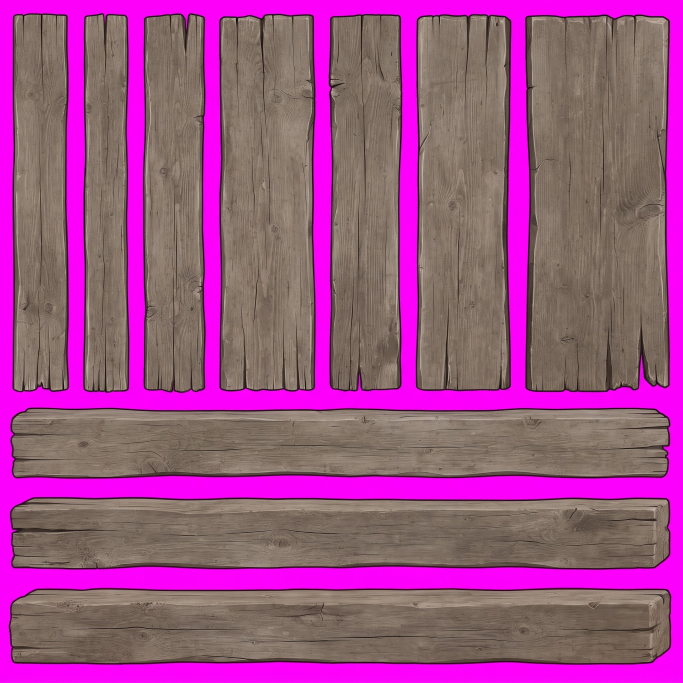
#> input picture assets/build/plank_kit/source/sheet_1_outlined.jpg, 2048 x 2048 px (shown at 1/3 size)
$ python key_magenta.py card ../assets/build/plank_kit/source/sheet_1_outlined.jpg out.png
#> lines starting #> are read from the running program, lines starting #| are printed output that depends on the picture; after the words box and inside, x2 and y2 are one past the last pixel; in counts of white or black regions, pixels touching at a corner belong together
#!/usr/bin/env python3
"""Chroma-key magenta-backed plant photos into game-ready alpha textures.

  card   a frond / branch: rotated so the stem runs left->right (base at u=0),
         fitted into a WxH card.  The stem's v (from the top) is printed.
           key_magenta.py card SRC DST --base X,Y --tip X,Y [--size 1024x512]
  clump  an upright plant: cropped, scaled to fit and stood on the bottom edge
         with its root centred, for billboards.
           key_magenta.py clump SRC DST [--size 1024x1024] [--main-only]
  --edge N  de-pink a rim N texels wide along the silhouette (default 2, 0 = off)

All outputs are despilled and have their RGB bled into the transparent area so
mipmaps don't pick up a halo.
"""
import argparse
import json

import numpy as np
from PIL import Image
from scipy import ndimage as ndi


def key(path, edge=2, main_only=False):
    """-> float RGBA array (0..1) with magenta removed.

    `edge`: width in texels of a rim along the silhouette where red and blue are capped
    relative to green.  A green/yellow leaf mixed with a little magenta turns tan-pink
    rather than magenta, which despill cannot see; this removes that rim.  Only for
    green plants: it would also green a brown twig, so the fir branch uses --edge 0."""
#> called with edge = 2, main_only = False
    img = np.asarray(Image.open(path).convert("RGB")).astype(np.float32) / 255.0
    r, g, b = img[..., 0], img[..., 1], img[..., 2]
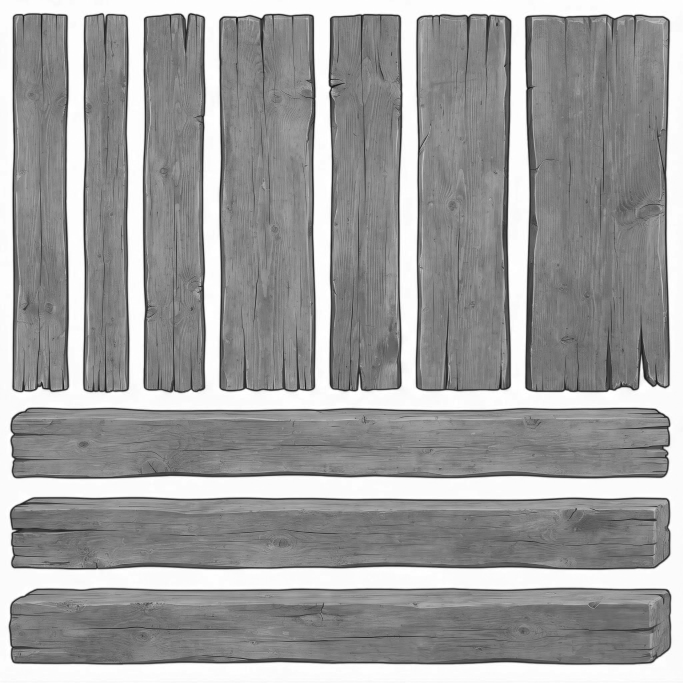
#> r: shape (2048, 2048) float32 (shown at 1/3 size); min 0.0275, max 1, mean 0.612
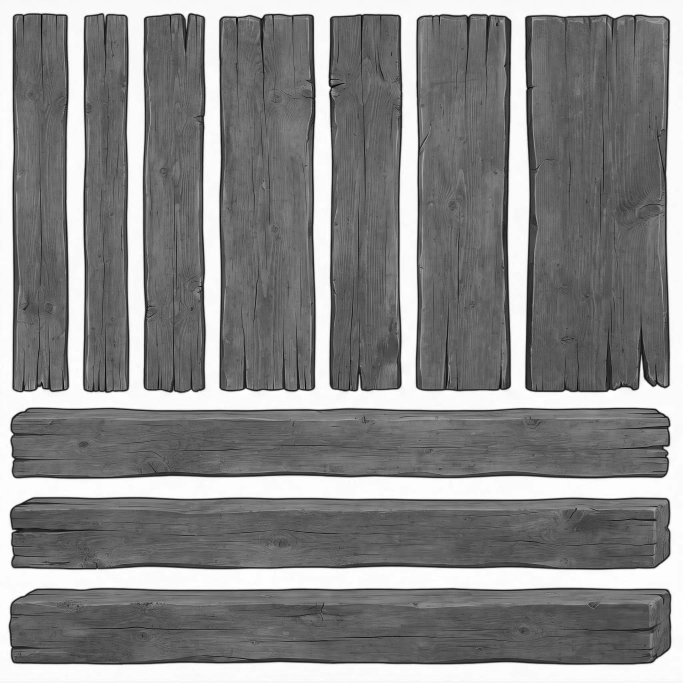
#> b: shape (2048, 2048) float32 (shown at 1/3 size); min 0, max 1, mean 0.529
    m = np.minimum(r, b) - g                 # magenta-ness: R and B both above G
    lo, hi = 0.10, 0.45
    t = np.clip((m - lo) / (hi - lo), 0, 1)
    alpha = 1.0 - t * t * (3 - 2 * t)
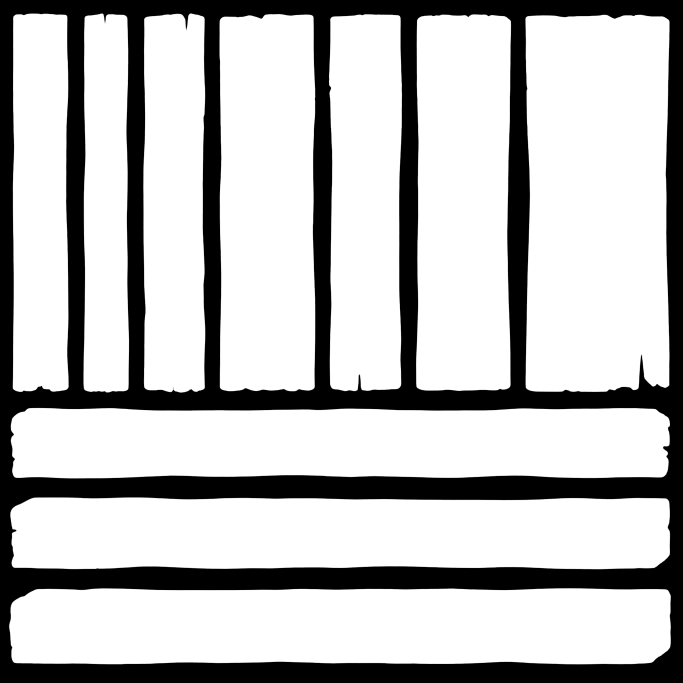
#> alpha: shape (2048, 2048) float32 (shown at 1/3 size); min 0, max 1, mean 0.74

    # drop isolated specks, keep the plant (+ close neighbours)
    solid = alpha > 0.5
#> solid: shape (2048, 2048) bool; 74.1% white; 1 black region, box (x1, y1, x2, y2) and area: (0, 0, 2048, 2048) 1087246
    lab, n = ndi.label(ndi.binary_dilation(solid, iterations=3))
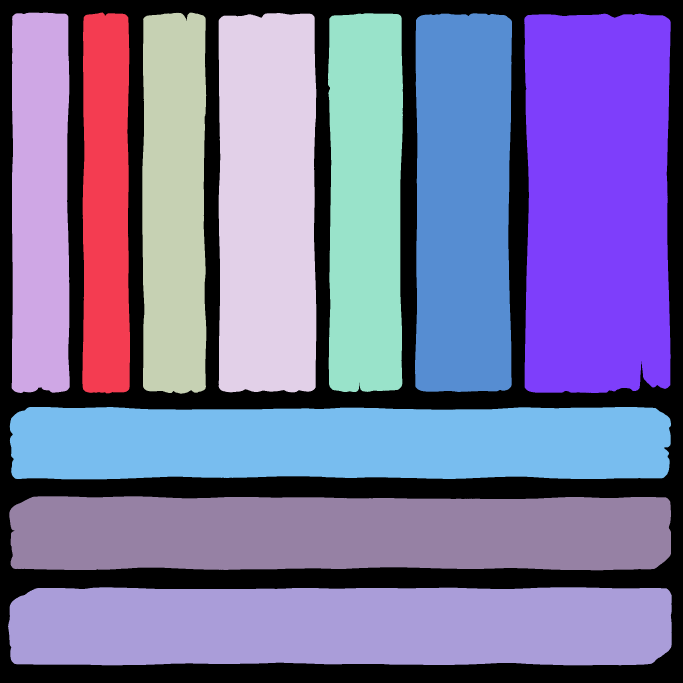
#> lab: shape (2048, 2048) int32 (shown at 1/3 size); 11 distinct labels, from 0 to 10; one colour per label, 0 black
#> n = 10
    if n > 1:
        sizes = ndi.sum(solid, lab, range(1, n + 1))
#> sizes = [146865, 183381, 202083, 316445, 234827, 309654, 471245, 397664, 408210, 436684]
        # main_only: nothing but the one plant (photos with stray leaves or smudges
        # elsewhere on the backdrop)
        keep = [int(np.argmax(sizes))] if main_only else np.flatnonzero(sizes > 0.002 * sizes.max())
#> keep = [0, 1, 2, 3, 4, 5, 6, 7, 8, 9]
        alpha = alpha * np.isin(lab, 1 + np.asarray(keep))

    # despill: remove the magenta component left on semi-transparent edges
    spill = np.clip(np.minimum(r, b) - g, 0, None)
    rgb = img.copy()
    rgb[..., 0] -= spill
    rgb[..., 2] -= spill
    if edge:
        rim = ~ndi.binary_erosion(alpha > 0.6, iterations=edge)
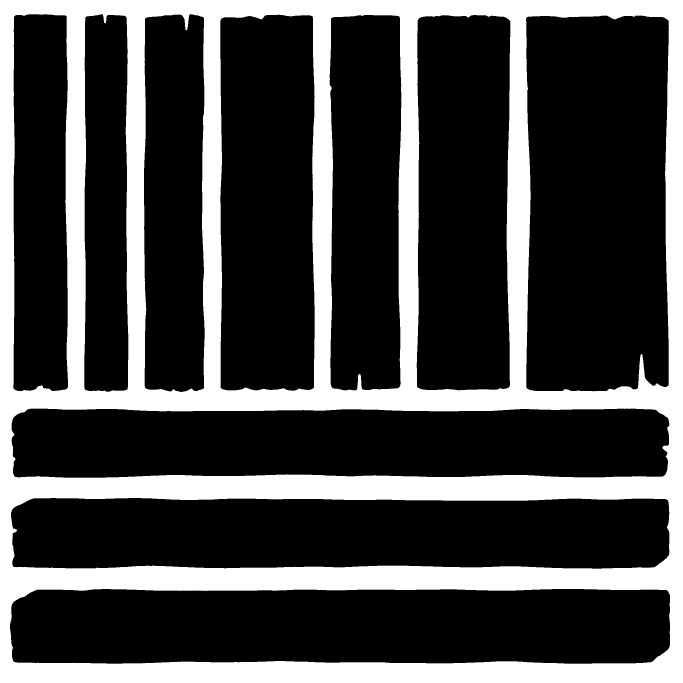
#> rim: shape (2048, 2048) bool (shown at 1/3 size); 27.6% white; 1 white region, box (x1, y1, x2, y2) and area: (0, 0, 2048, 2048) 1155778
        # plus anything inside that is outright pink (magenta showing through small gaps);
        # browns and straw have low blue and are left alone
        rim |= (rgb[..., 0] > rgb[..., 1]) & (rgb[..., 2] > 0.7 * rgb[..., 1])
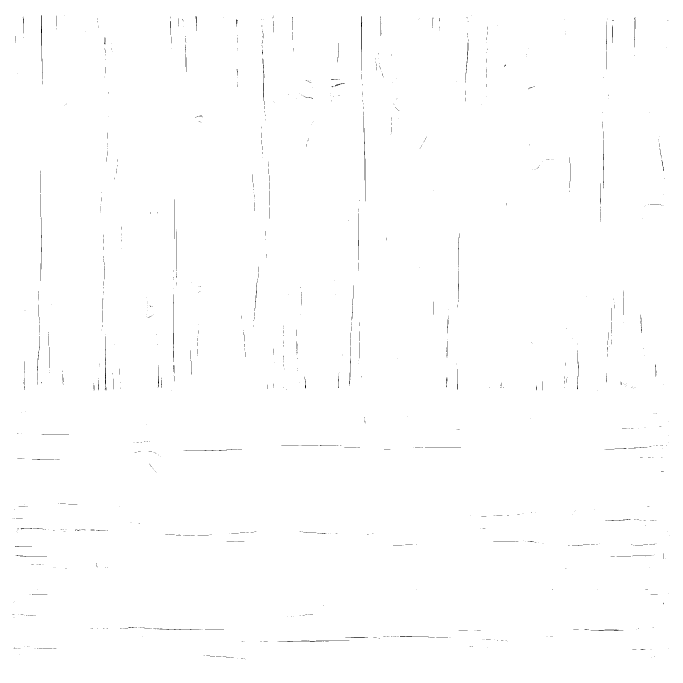
#> rim: shape (2048, 2048) bool (shown at 1/3 size); 99.7% white; black in thin lines or dots
        rgb[..., 0] = np.where(rim, np.minimum(rgb[..., 0], rgb[..., 1] * 0.92), rgb[..., 0])
        rgb[..., 2] = np.where(rim, np.minimum(rgb[..., 2], rgb[..., 1] * 0.55), rgb[..., 2])
    return bleed(np.dstack([rgb, alpha]))


def bleed(rgba):
    """Copy the nearest opaque colour into transparent texels."""
    opaque = rgba[..., 3] > 0.6
#> opaque: shape (2048, 2048) bool; 74% white; 1 black region, box (x1, y1, x2, y2) and area: (0, 0, 2048, 2048) 1091656
    idx = ndi.distance_transform_edt(~opaque, return_distances=False, return_indices=True)
    out = rgba.copy()
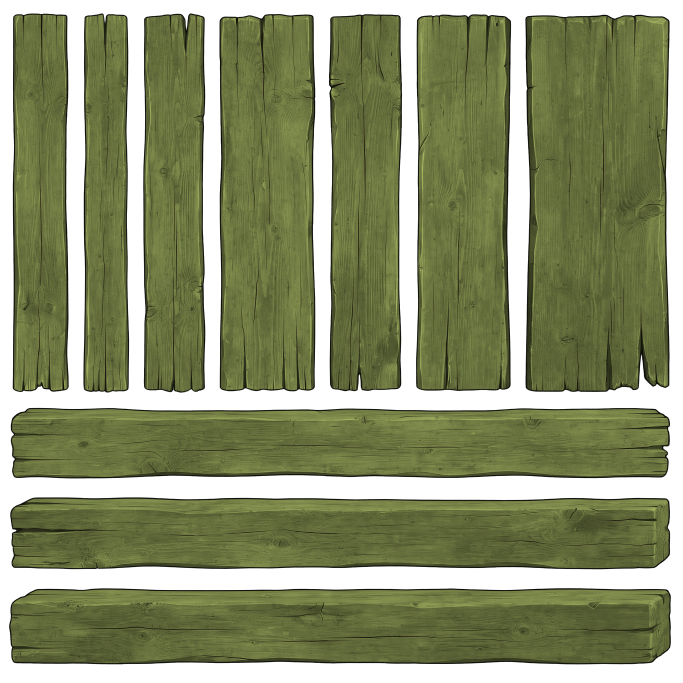
#> out: shape (2048, 2048, 4) float32 (shown at 1/3 size); mean of channels 0, 1, 2, 3 0.292, 0.316, 0.174, 0.74; transparent parts drawn white
    out[..., :3] = np.where(opaque[..., None], rgba[..., :3], rgba[idx[0], idx[1], :3])
    return out


def to_image(rgba):
    return Image.fromarray((np.clip(rgba, 0, 1) * 255 + 0.5).astype(np.uint8), "RGBA")


def bbox(im, thresh=24):
    ys, xs = np.nonzero(np.asarray(im)[..., 3] > thresh)
    return int(xs.min()), int(ys.min()), int(xs.max()) + 1, int(ys.max()) + 1


def save(out, dst):
    o = bleed(np.asarray(out).astype(np.float32) / 255.0)   # re-bleed after resampling
    to_image(o).save(dst, optimize=True)
    return o


def card(src, dst, base, tip, size, edge):
    W, H = size
    im = to_image(key(src, edge))
#> (the run stopped early here; a loop or call above may not have finished)

$ run again, on assets/build/plank_kit/source/sheet_3_painted.jpg
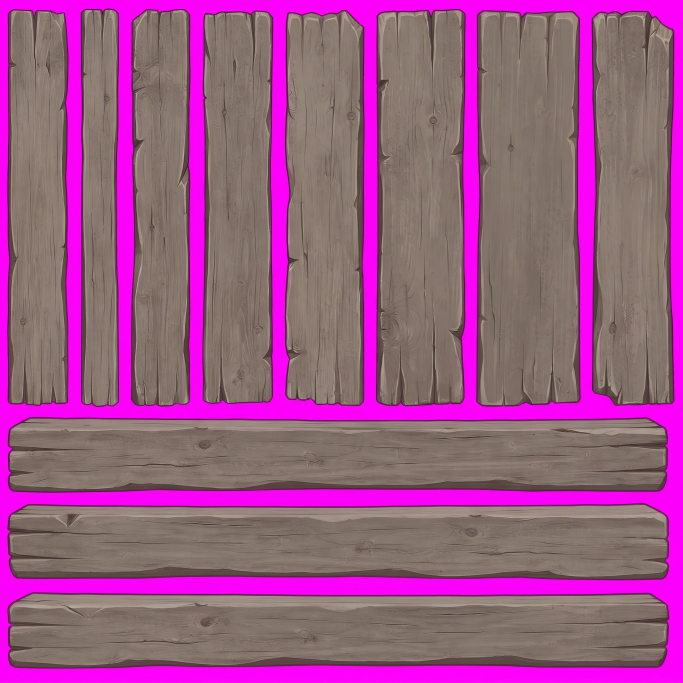
#> input picture assets/build/plank_kit/source/sheet_3_painted.jpg, 2048 x 2048 px (shown at 1/3 size)
#> solid: shape (2048, 2048) bool; 77.2% white; 1 black region, box (x1, y1, x2, y2) and area: (0, 0, 2048, 2048) 955783
#> in key, `lab, n = ndi.label(ndi.binary_dilation(solid, iterations=3))`:
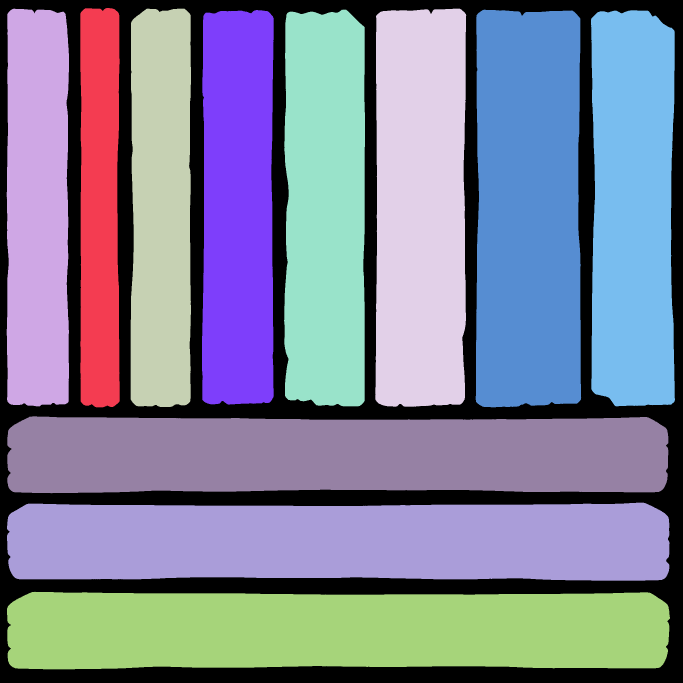
#> lab: shape (2048, 2048) int32 (shown at 1/3 size); 12 distinct labels, from 0 to 11; one colour per label, 0 black
#> n = 11
#> sizes = [127585, 206723, 200398, 306140, 268169, 355369, 236778, 272275, 416817, 424501, 423766]
#> keep = [0, 1, 2, 3, 4, 5, 6, 7, 8, 9, 10]
#> opaque: shape (2048, 2048) bool; 77.1% white; 1 black region, box (x1, y1, x2, y2) and area: (0, 0, 2048, 2048) 961064
#> in bleed, `out = rgba.copy()`:
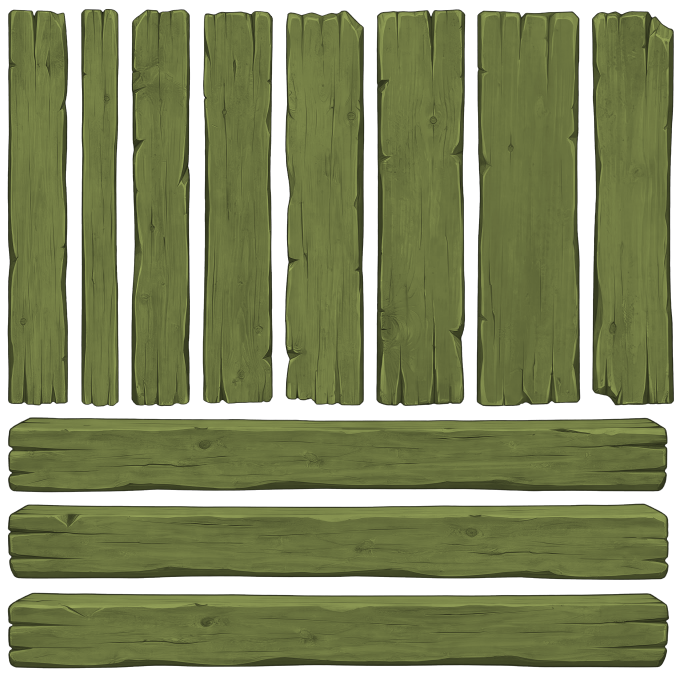
#> out: shape (2048, 2048, 4) float32 (shown at 1/3 size); mean of channels 0, 1, 2, 3 0.311, 0.341, 0.187, 0.772; transparent parts drawn white
